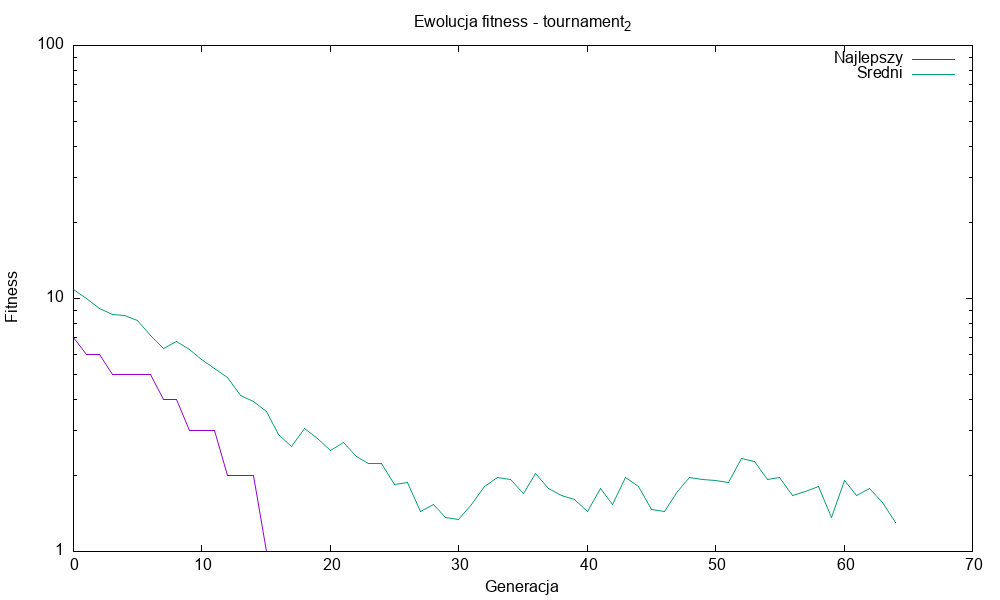

Reproduce this figure in gnuplot.
set terminal png size 1000,600
set output 'plot_tournament_2.png'
set title 'Ewolucja fitness - tournament_2'
set xlabel 'Generacja'
set ylabel 'Fitness'
set logscale y
plot 'fitness_data_tournament_2.txt' using 1:2 with lines title 'Najlepszy', 'fitness_data_tournament_2.txt' using 1:3 with lines title 'Sredni'
